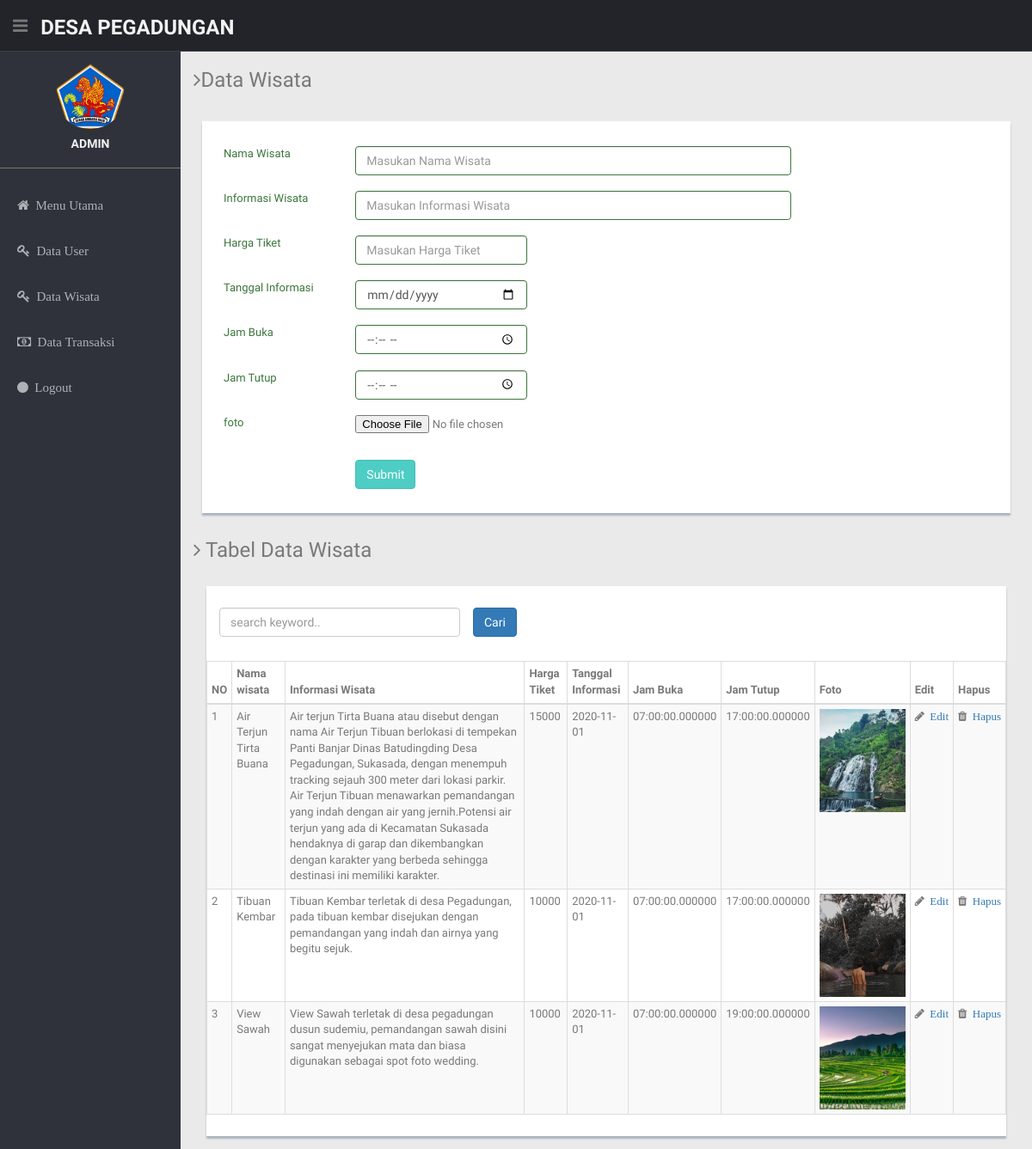
The app's page /index.php/Latihan/data_wisata with its own data.
### tables this page shows
CREATE TABLE `tb_wisata` (
  `id_wisata` int(20) NOT NULL,
  `nama_wisata` varchar(25) NOT NULL,
  `informasi_wisata` varchar(500) NOT NULL,
  `harga_tiket` int(20) NOT NULL,
  `tgl_informasi` date NOT NULL,
  `jam_buka` time(6) NOT NULL,
  `jam_tutup` time(6) NOT NULL,
  `foto` varchar(30) NOT NULL
);

### application/controllers/Latihan.php (called while the page is built, shortened)
<?php
class Latihan extends CI_Controller{
    function __construct()
    { parent :: __construct();
        $this->load->model('M_latihan');
    }
    function data_wisata($page=0){
        $data['title']="Master Data Wisata";
        $config['per_page']=5;
        $data['tb_wisata']=$this->M_latihan->get_data_wisata($config['per_page'],$page);
        $data['beranda1']="data_wisata";
    $this->load->view('template1',$data);
    }
}?>

### index.php (called while the page is built, shortened)
<?php
require_once BASEPATH.'core/CodeIgniter.php';

### application/models/M_latihan.php (called while the page is built, shortened)
<?php
class M_latihan extends CI_Model{
    function get_data_wisata($limit, $page){
        $this->db->limit($limit, $page);
        $data=$this->db->get('tb_wisata')->result();
        return $data;
    }
}?>

### application/views/data_wisata.php (the view, shortened to what this page needs)
<form action="<?= site_url('Latihan/kirim_wisata'); ?>" method="POST">
<section id="main-content">
      <section class="wrapper">
        <h3><i class="fa fa-angle-right"></i>Data Wisata</h3>
        <div class="row mt">
          <div class="col-lg-12">
            <div class="form-panel">
              <form role="form" class="form-horizontal style-form">
              <br>
              <div class="form-group has-success">
                  <label class="col-lg-2 control-label">Nama Wisata</label>
                  <div class="col-lg-7">
                    <input type="text" placeholder="Masukan Nama Wisata" name="nama_wisata" class="form-control">
                  </div>
                </div>
                <br><br>
                <div class="form-group has-success">
                  <label class="col-lg-2 control-label">Informasi Wisata</label>
                  <div class="col-lg-7">
                    <input type="text" placeholder="Masukan Informasi Wisata" name="informasi_wisata" class="form-control">
                  </div>
                </div>
                <br><br>
                <div class="form-group has-success">
                  <label class="col-lg-2 control-label">Harga Tiket</label>
                  <div class="col-lg-3">
                    <input type="number" placeholder="Masukan Harga Tiket" name="harga_tiket" class="form-control">
                  </div>
                </div>
                <br><br>
                <div class="form-group has-success">
                  <label class="col-lg-2 control-label">Tanggal Informasi</label>
                  <div class="col-lg-3">
                    <input type="date" placeholder="Masukan Tanggal Informasi" name="tgl_informasi" class="form-control">
                  </div>
                </div>
                <br><br>
                <div class="form-group has-success">
                  <label class="col-lg-2 control-label">Jam Buka</label>
                  <div class="col-lg-3">
                    <input type="time" placeholder="Masukan Jam Buka" name="jam_buka" class="form-control">
                  </div>
                </div>
                <br><br>
                <div class="form-group has-success">
                  <label class="col-lg-2 control-label">Jam Tutup</label>
                  <div class="col-lg-3">
                    <input type="time" placeholder="Masukan Jam Tutup" name="jam_tutup" class="form-control">
                  </div>
                </div>
                <br><br>
                <div class="form-group has-success">
                  <label class="col-lg-2 control-label">foto</label>
                  <div class="col-lg-7">
                    <input type="file" readonly="readonly" value="read only" name="foto" >
                  </div>
                </div>
                <br><br>
                <div class="form-group">
                  <div class="col-lg-offset-2 col-lg-10">
                    <button class="btn btn-theme" type="submit">Submit</button>
                  </div>
                </div>
                </form>
                <br><br>
              </form>
            </div>
        <h3><i class="fa fa-angle-right"></i> Tabel Data Wisata</h3>
        <br>
        <div class="col-lg-12">
            <div class="content-panel">
            <p>
                <form action="<?= site_url('latihan/search_wisata'); ?>" method="post">
                <div class="col-lg-4">
								<input type="text" class="form-control" placeholder="search keyword.."
								name="keyword" autocomplete="off" autofocus>
                </div>
                <input class="btn btn-primary" type="submit" name="search_submit" value="Cari">
								<p>
            <BR>
              <section id="unseen">
                <table class="table table-bordered table-striped table-condensed">
                  <thead>
                    <tr>
                      <th>NO</th>
                      <th>Nama wisata</th>
					            <th>Informasi Wisata</th>
                      <th>Harga Tiket</th>
                      <th>Tanggal Informasi</th>
                      <th>Jam Buka</th>
                      <th>Jam Tutup</th>
                      <th>Foto</th>
                      <th>Edit</th>
                      <th>Hapus</th>
                    </tr>
                  </thead>
                  <?php
                  $no = 1;
                  foreach($tb_wisata as $val){?>
                    <tr>
                      <td><?php echo $no++ ?></td>
                      <td><?=$val->nama_wisata;?></td>
					            <td><?=$val->informasi_wisata;?></td>
                      <td><?=$val->harga_tiket;?></td>
                      <td><?=$val->tgl_informasi;?></td>
                      <td><?=$val->jam_buka;?></td>
                      <td><?=$val->jam_tutup;?></td>
                      <td><img width='100' src="<?=base_url('assets/images/'.$val->foto);?>"></td>
                      <td>
                      <i class="fa fa-pencil"><?php echo anchor('latihan/edit_wisata/'.$val->id_wisata,'&nbsp;&nbsp;Edit'); ?></i>
                      </td>
                      <td>
                      <i class="fa fa-trash"><?php echo anchor('latihan/hapus_wisata/'.$val->id_wisata,'&nbsp;&nbsp;Hapus'); ?></i>
                      </td>
                    </tr>
                  <?php } ?>
                </table>
              </section>
            </div>
          </div>
      </section>

### application/views/template1.php (shortened to what this page needs)
<!DOCTYPE html>
<html lang="en">
<head>
  <link href="<?=base_url();?>assets2/lib/bootstrap/css/bootstrap.min.css" rel="stylesheet">
  <link href="<?=base_url();?>assets2/lib/font-awesome/css/font-awesome.css" rel="stylesheet" />
  <link rel="stylesheet" type="text/css" href="<?=base_url();?>assets2/css/zabuto_calendar.css">
  <link rel="stylesheet" type="text/css" href="<?=base_url();?>assets2/lib/gritter/css/jquery.gritter.css" />
  <link href="<?=base_url();?>assets2/css/style.css" rel="stylesheet">
  <link href="<?=base_url();?>assets2/css/style-responsive.css" rel="stylesheet">
</head>
<body>
  <section id="container">
    <header class="header black-bg">
      <div class="sidebar-toggle-box">
        <div class="fa fa-bars tooltips" data-placement="right" data-original-title="Toggle Navigation"></div>
      </div>
      <a href="<?=site_url('latihan/index')?>" class="logo"><b>DESA PEGADUNGAN<span></span></b></a>
    </header>
    <aside>
      <div id="sidebar" class="nav-collapse ">
        <ul class="sidebar-menu" id="nav-accordion">
          <p class="centered"><img src="<?=base_url();?>assets2/img/logo buleleng.png" class="img-circle" width="80"></p>
          <h5 class="centered">ADMIN</h5>
          <hr></hr>
          <li class="sub-menu">
        <li class="active"><a href="<?=site_url('latihan/index')?>"><i class="fa fa-home">&nbsp;&nbsp;Menu Utama</i></a></li>
        <li class="active"><a href="<?=site_url('latihan/data_user')?>"><i class="fa fa-key">&nbsp;&nbsp;Data User</i></a></li>
        <li class="active"><a href="<?=site_url('latihan/data_wisata')?>"><i class="fa fa-key">&nbsp;&nbsp;Data Wisata</i></a></li>
			  <li class="active"><a href="<?=site_url('latihan/data_transaksi')?>"><i class="fa fa-money">&nbsp;&nbsp;Data Transaksi</i></a></li>
        <li class="active"><a href="<?=site_url('login/index')?>"><i class="fa fa-circle">&nbsp;&nbsp;Logout</i></a></li>
          </li>
          <br>
        </ul>
      </div>
    </aside>
    <div id="beranda">
	  <?php $this->load->view($beranda1);?>
</body>
</html>

### assets2/css/style.css (style rules this page uses)
body { color: #797979; background: #eaeaea; font-family: 'Ruda', sans-serif; padding: 0px !important; margin: 0px !important; font-size:13px; }
ul li { list-style: none; }
a, a:hover, a:focus { text-decoration: none; outline: none; }
#container { width: 100%; height: 100%; }
.btn-theme { color: #fff; background-color: #4ECDC4; border-color: #48bcb4; }
hr { margin-top: 20px; margin-bottom: 20px; border: 0; border-top: 1px solid #797979; }
.centered { text-align: center; }
.mt { margin-top: 25px; }
#sidebar { width: 210px; height: 100%; position: fixed; background: #2f323a; }
#sidebar h5 { color: #f2f2f2; font-weight: 700; }
#sidebar ul li { position: relative; }
ul.sidebar-menu , ul.sidebar-menu li ul.sub { margin: -2px 0 0; padding: 0; }
ul.sidebar-menu { margin-top: 75px; }
ul.sidebar-menu li { margin-bottom: 5px; margin-left:10px; margin-right:10px; }
ul.sidebar-menu li.sub-menu { line-height: 15px; }
ul.sidebar-menu li a { color: #aeb2b7; text-decoration: none; display: block; padding: 15px 0 15px 10px; font-size: 12px; outline: none; -webkit-transition: all 0.3s ease; -moz-transition: all 0.3s ease; -o-transition: all 0.3s ease; -ms-transition: all 0.3s ease; transition: all 0.3s ease; }
ul.sidebar-menu li a i { font-size: 15px; padding-right: 6px; }
#main-content { margin-left: 210px; }
.header, .footer { min-height: 60px; padding: 0 15px; }
.header { position: fixed; left: 0; right: 0; z-index: 1002; }
.black-bg { background: #22242a; border-bottom: 1px solid #393d46; }
.wrapper { display: inline-block; margin-top: 60px; padding-left: 15px; padding-right: 15px; padding-bottom: 15px; padding-top: 0px; width: 100%; }
a.logo { font-size: 24px; color: #f2f2f2; float: left; margin-top: 15px; text-transform: uppercase; }
a.logo b { font-weight: 900; }
.sidebar-toggle-box { float: left; padding-right: 15px; margin-top: 20px; }
.sidebar-toggle-box .fa-bars { cursor: pointer; display: inline-block; font-size: 20px; }
.content-panel { background: #ffffff; box-shadow: 0px 3px 2px #aab2bd; padding-top: 15px; padding-bottom: 5px; }
.form-panel { background: #ffffff; width: auto; margin: 10px; padding: 10px; box-shadow: 0px 3px 2px #aab2bd; text-align: left; }
label { font-weight: 400; }

### records on screen
tb_wisata: nama_wisata "Air Terjun Tirta Buana", informasi_wisata "Air terjun Tirta Buana atau disebut dengan nama Air Terjun Tibuan berlokasi di tempekan Panti Banjar Dinas Batudingding Desa Pegadungan, Sukasada, dengan menempuh tracking sejauh 300 meter dari lokasi parkir. Air Terjun Tibuan menawarkan pemandangan yang indah dengan air yang jernih.Potensi air terjun yang ada di Kecamatan Sukasada hendaknya di garap dan dikembangkan dengan karakter yang berbeda sehingga destinasi ini memiliki karakter.", harga_tiket "15000", tgl_informasi "2020-11-01", jam_buka "07:00:00.000000", jam_tutup "17:00:00.000000", foto (picture), id_wisata "Edit", id_wisata "Hapus"
tb_wisata: nama_wisata "Tibuan Kembar", informasi_wisata "Tibuan Kembar terletak di desa Pegadungan, pada tibuan kembar disejukan dengan pemandangan yang indah dan airnya yang begitu sejuk.", harga_tiket "10000", tgl_informasi "2020-11-01", jam_buka "07:00:00.000000", jam_tutup "17:00:00.000000", foto (picture), id_wisata "Edit", id_wisata "Hapus"
tb_wisata: nama_wisata "View Sawah", informasi_wisata "View Sawah terletak di desa pegadungan dusun sudemiu, pemandangan sawah disini sangat menyejukan mata dan biasa digunakan sebagai spot foto wedding.", harga_tiket "10000", tgl_informasi "2020-11-01", jam_buka "07:00:00.000000", jam_tutup "19:00:00.000000", foto (picture), id_wisata "Edit", id_wisata "Hapus"
